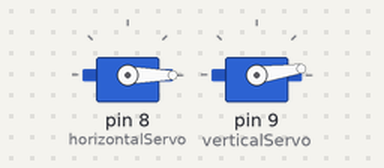
Simulated run of this sketch. Board: Arduino Uno, built with avr-gcc and run on an emulated ATmega328P. Parts: 2 × servo.

Above: at 0.15 s.
At 10.1 s:
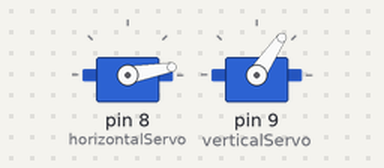
At 19.75 s:
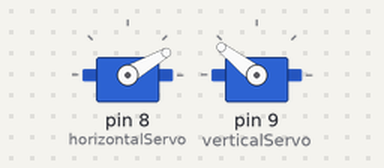
At 39.65 s:
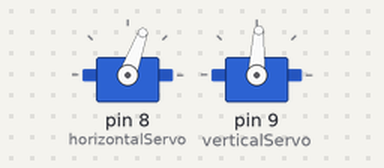
Timing chart, 0 to 40.0 s (numbered marks = the images above):
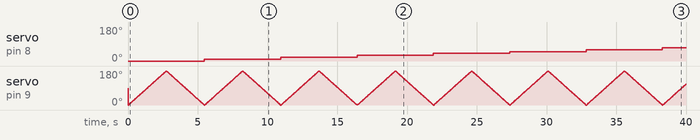

The sketch:

showServos.ino
```cpp
#include <Servo.h>

Servo horizontalServo;
Servo verticalServo;

int horizontalAngle = 0;
int verticalAngle = 0;

void setup() {
  horizontalServo.attach(8);
  verticalServo.attach(9);
}

void loop() {
  // Pan left
  for (horizontalAngle = 0; horizontalAngle <= 180; horizontalAngle += 10) {
    horizontalServo.write(horizontalAngle);
    delay(15);
    for (verticalAngle = 0; verticalAngle <= 180; verticalAngle += 1) {
      verticalServo.write(verticalAngle);
      delay(15);
    }
    for (verticalAngle = 180; verticalAngle >= 0; verticalAngle -= 1) {
      verticalServo.write(verticalAngle);
      delay(15);
    }
  }
  // Pan right
  for (horizontalAngle = 180; horizontalAngle >= 0; horizontalAngle -= 10) {
    horizontalServo.write(horizontalAngle);
    delay(15);
    for (verticalAngle = 0; verticalAngle <= 180; verticalAngle += 1) {
      verticalServo.write(verticalAngle);
      delay(15);
    }
    for (verticalAngle = 180; verticalAngle >= 0; verticalAngle -= 1) {
      verticalServo.write(verticalAngle);
      delay(15);
    }
  }
}
```

Measured:
- by itself, servo on pin 8 (horizontalServo): moves from 0° to 70° over 32.8 s
